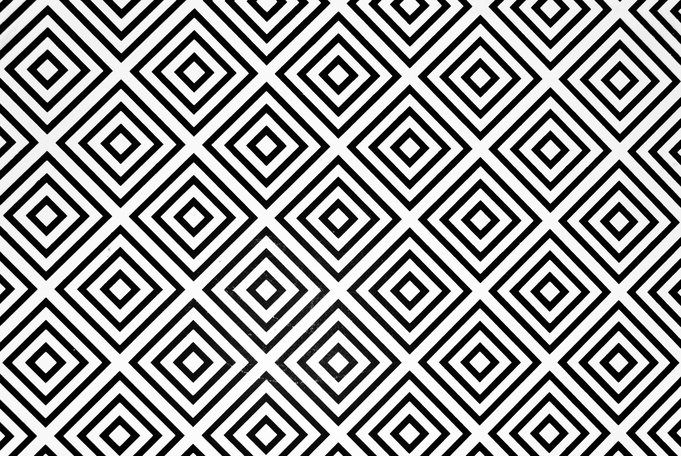
#> input picture Lab5/5-1.jpg, 681 x 456 px, shrunk from 3827 x 2562 before the run, found by its file name
$ python first.py   (older library calls are emulated)
#> lines starting #> are read from the running program, lines starting #| are printed output that depends on the picture
import cv2
path = './Lab5/5-1.jpg'
path2 = './Lab5/5-2.jpg'
path3 = './Lab5/5-3.jpg'

img = cv2.imread(path, flags = cv2.IMREAD_GRAYSCALE)
#> img is the input picture: shape (456, 681); min 0, max 255, mean 150.5
img2 = cv2.imread(path2, flags = cv2.IMREAD_GRAYSCALE)
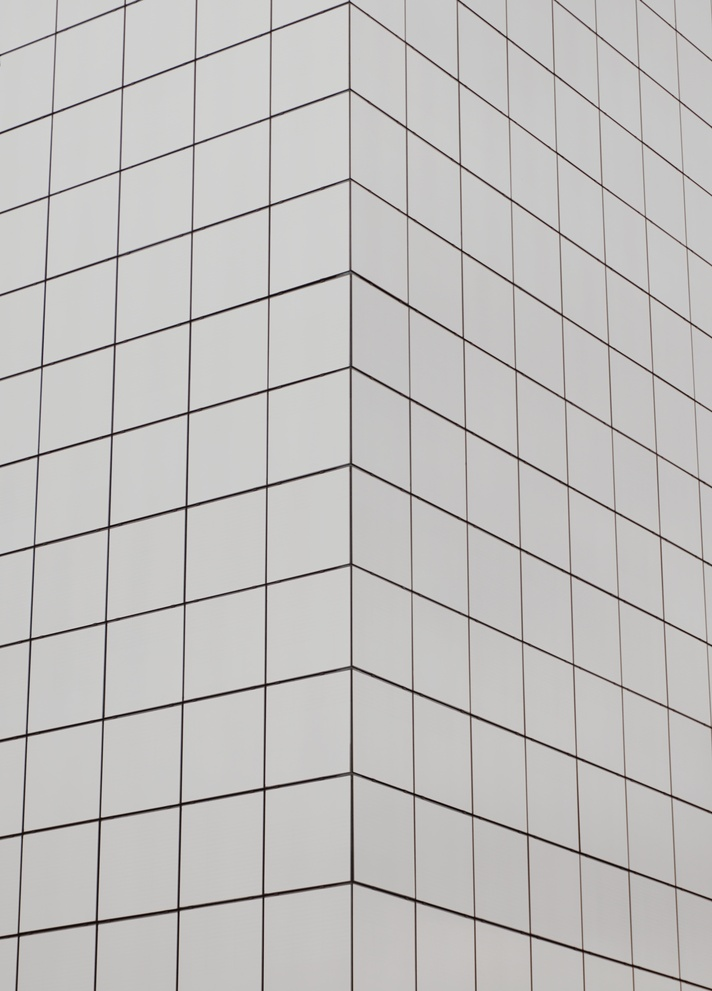
#> input picture Lab5/5-2.jpg, 712 x 991 px, shrunk from 4000 x 5564 before the run, found by its file name
#> img2: shape (991, 712); min 0, max 222, mean 192.1
img3 = cv2.imread(path3, flags = cv2.IMREAD_GRAYSCALE)
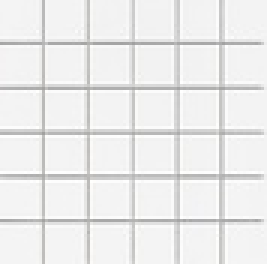
#> input picture Lab5/5-3.jpg, 89 x 88 px, shrunk from 500 x 497 before the run, found by its file name (shown 3 times larger)
#> img3: shape (88, 89); min 160, max 255, mean 235.8

grad = cv2.Sobel(img, ddepth = cv2.CV_16U, dx = 1, dy = 1, ksize = 9, scale = 0.5, delta = 0, borderType = cv2.BORDER_DEFAULT)
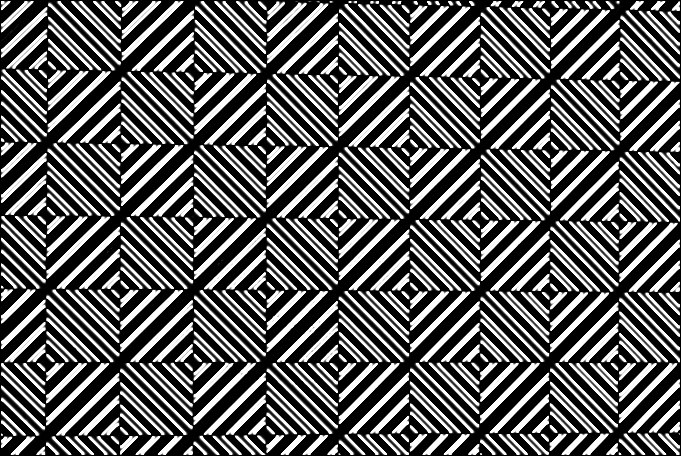
#> grad: shape (456, 681) uint16; min 0, max 65535, mean 23549.9; drawn with min black and max white
grad2 = cv2.Sobel(img2, ddepth = cv2.CV_16U, dx = 1, dy = 1, ksize = 11, scale = 0.5, delta = 0, borderType = cv2.BORDER_DEFAULT)
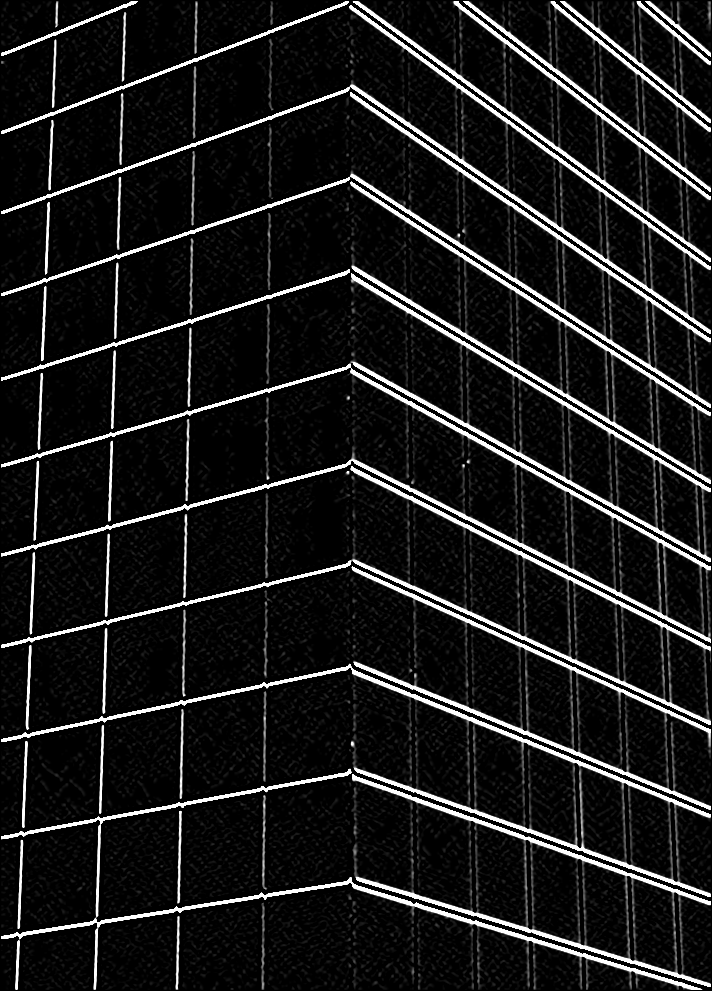
#> grad2: shape (991, 712) uint16; min 0, max 65535, mean 6935.5; drawn with min black and max white
grad3 = cv2.Sobel(img3, ddepth = cv2.CV_8U, dx = 2, dy = 0) + cv2.Sobel(img3, ddepth = cv2.CV_8U, dx = 0, dy = 2)
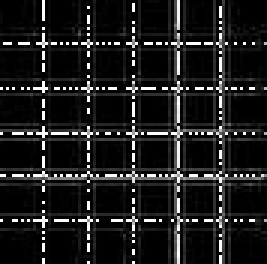
#> grad3: shape (88, 89) (shown 3 times larger); min 0, max 255, mean 28.4

dst = cv2.Laplacian(img, ddepth = cv2.CV_8U, ksize = 5, scale = 0.2, delta = 0, borderType = cv2.BORDER_DEFAULT)
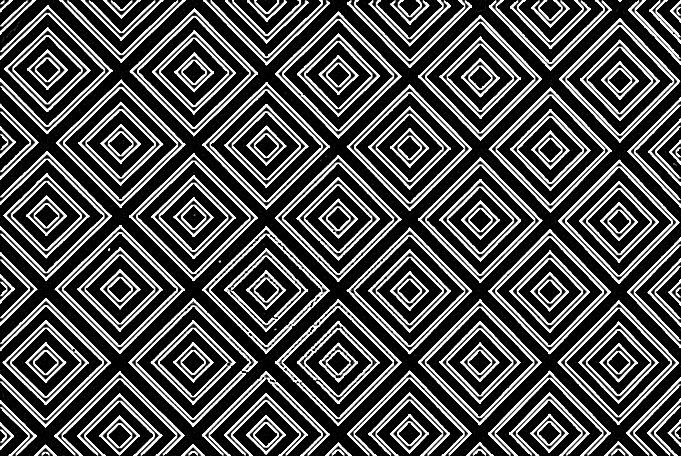
#> dst: shape (456, 681); min 0, max 255, mean 76.8
dst2 = cv2.Laplacian(img2, ddepth = cv2.CV_8U, ksize = 7, scale = 0.2, delta = 0, borderType = cv2.BORDER_DEFAULT)
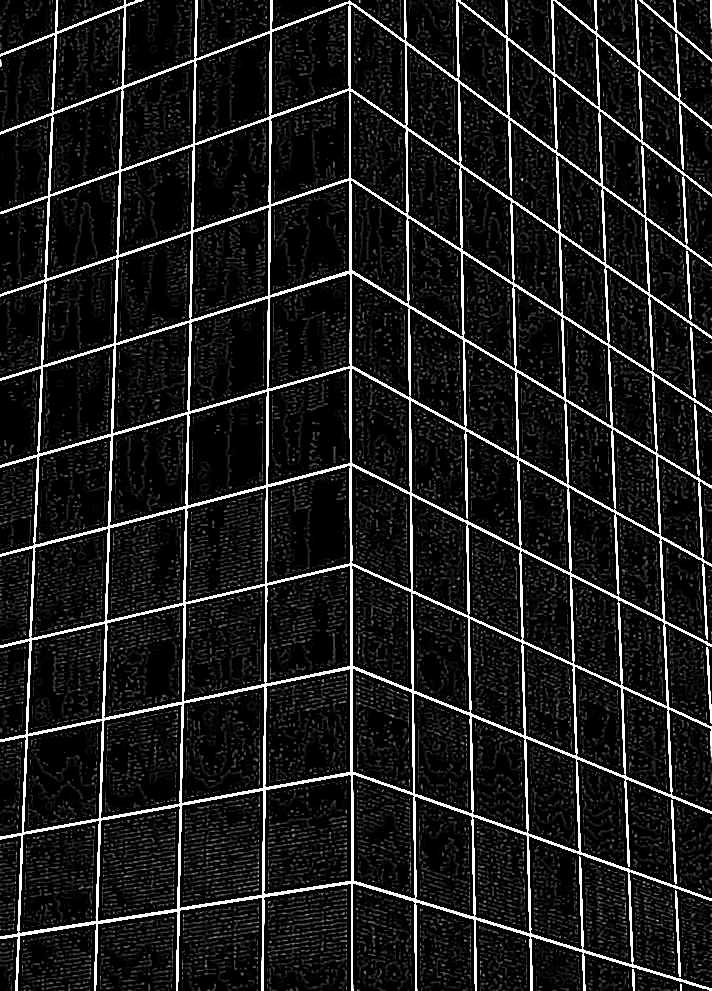
#> dst2: shape (991, 712); min 0, max 255, mean 28.5
dst3 = cv2.Laplacian(img3, ddepth = cv2.CV_8U, ksize = 5, scale = 0.2, delta = 0, borderType = cv2.BORDER_DEFAULT)

cv2.namedWindow("IMG", flags = cv2.WINDOW_NORMAL)
cv2.imshow("IMG", grad)
key = cv2.waitKey()
#> (key Esc is pressed here)
cv2.imshow("IMG", grad2)
key = cv2.waitKey()
#> (key Esc is pressed here)
cv2.imshow("IMG", grad3)
key = cv2.waitKey()
#> (key Esc is pressed here)
cv2.imshow("IMG", dst)
key = cv2.waitKey()
#> (key Esc is pressed here)
cv2.imshow("IMG", dst2)
key = cv2.waitKey()
#> (key Esc is pressed here)
cv2.imshow("IMG", dst3)
key = cv2.waitKey()
#> (key Esc is pressed here)
cv2.destroyAllWindows()
